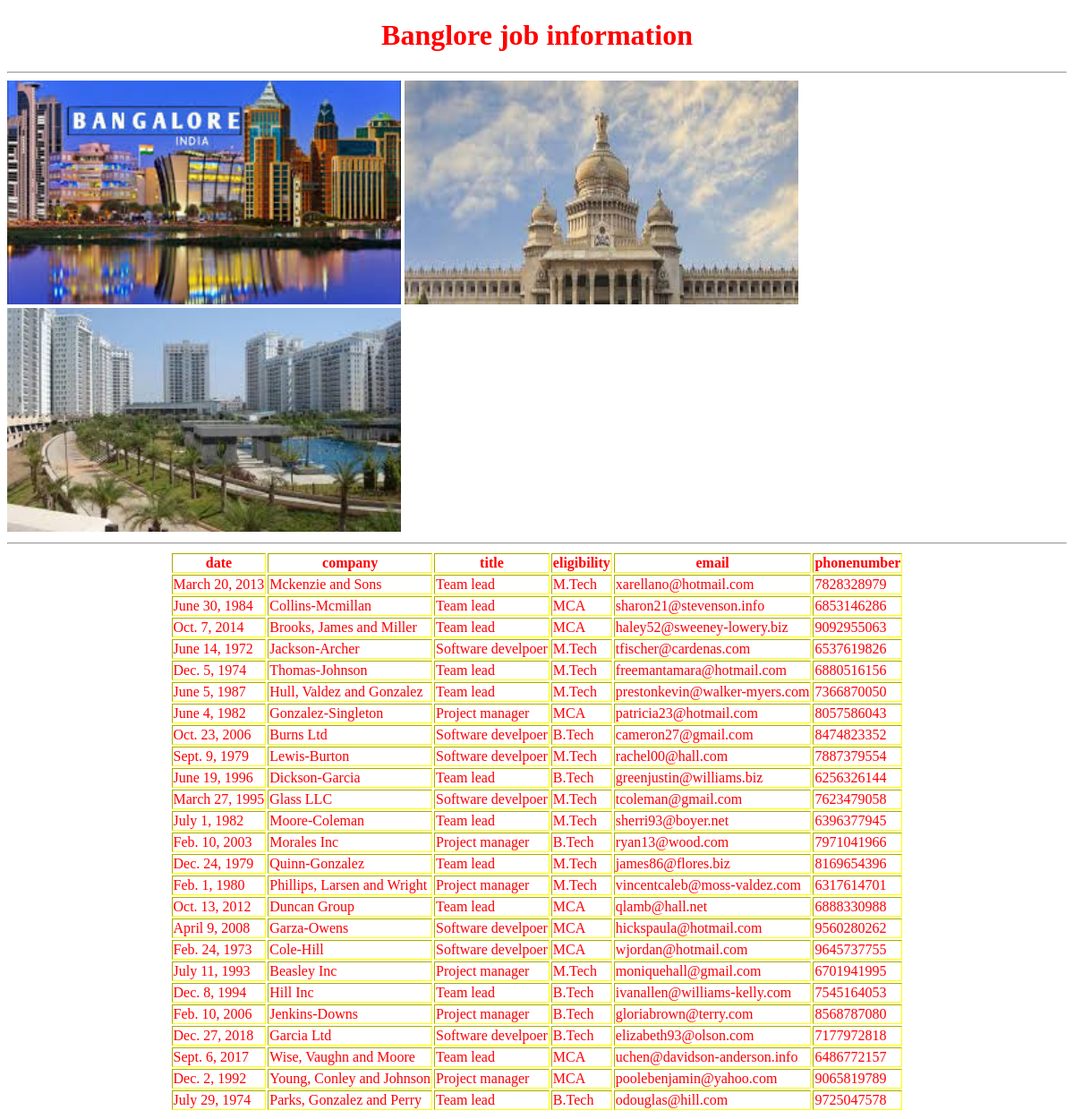
The page /banglorejobs/ on the database its author committed.
### testapp/models.py (models this page shows)
class Bang_jobs(models.Model):
    date = models.DateField()
    company = models.CharField(max_length=50)
    title = models.CharField(max_length=50)
    eligibility = models.CharField(max_length=50)
    email = models.EmailField()
    phonenumber = models.BigIntegerField()

### testapp/views.py (the view)
# urls.py: path('banglorejobs/',views.banglorejobsinfo),
def banglorejobsinfo(request):
    bangjob_record=Bang_jobs.objects.all()
    my_dict={'bangjob_record':bangjob_record}
    return render(request,'testapp/bangjobs.html',context=my_dict)

### templates/testapp/bangjobs.html (shortened to what this page needs)
<!DOCTYPE html>
<html lang="en">
{% load static %}
<head>
    <link rel="stylesheet" href="{% static 'css/demo1.css' %}">
</head>
<body>
<h1 align="center">Banglore job information</h1><hr>
<img src="{% static 'images/banglore1.jpg' %} " width="440px" height="250px">
<img src="{% static 'images/banglore2.jpg' %}"width="440px" height="250px">
<img src="{% static 'images/banglore3.jpg' %}"width="440px" height="250px"><hr>
{% if bangjob_record %}
    <table id="tab" border="1px" align="center">
      <thead>
         <th>date</th>
         <th>company</th>
         <th>title </th>
         <th> eligibility </th>
         <th>email </th>
         <th>phonenumber </th>
      </thead>
    {% for job in bangjob_record %}
        <tr>
          <td>{{ job.date  }}</td>
          <td>{{ job.company }}</td>
          <td>{{job.title  }}</td>
          <td>{{ job.eligibility }}</td>
          <td>{{ job.email }}</td>
          <td>{{job.phonenumber  }}</td>
        </tr>
    {% endfor %}
    </table>
    {% else %}
    <p>no jobs found</p>
{% endif %}
</body>
</html>

### static/css/demo1.css (style rules this page uses)
body { background: url("https://images.unsplash.com/photo-1539678955859-9f368343753f?ixlib=rb-1.2.1&ixid=MXwxMjA3fDB8MHxleHBsb3JlLWZlZWR8OHx8fGVufDB8fHw%3D&auto=format&fit=crop&w=500&q=60"); background-repeat:no-repeat; background-size: cover; }
h1 { color: red; }
table { border: yellow; color: red; }

### rows shown on the page
Bang_jobs: date "March 20, 2013", company "Mckenzie and Sons", title "Team lead", eligibility "M.Tech", email "xarellano@hotmail.com", phonenumber "7828328979"
Bang_jobs: date "June 30, 1984", company "Collins-Mcmillan", title "Team lead", eligibility "MCA", email "sharon21@stevenson.info", phonenumber "6853146286"
Bang_jobs: date "Oct. 7, 2014", company "Brooks, James and Miller", title "Team lead", eligibility "MCA", email "haley52@sweeney-lowery.biz", phonenumber "9092955063"
Bang_jobs: date "June 14, 1972", company "Jackson-Archer", title "Software develpoer", eligibility "M.Tech", email "tfischer@cardenas.com", phonenumber "6537619826"
Bang_jobs: date "Dec. 5, 1974", company "Thomas-Johnson", title "Team lead", eligibility "M.Tech", email "freemantamara@hotmail.com", phonenumber "6880516156"
Bang_jobs: date "June 5, 1987", company "Hull, Valdez and Gonzalez", title "Team lead", eligibility "M.Tech", email "prestonkevin@walker-myers.com", phonenumber "7366870050"
Bang_jobs: date "June 4, 1982", company "Gonzalez-Singleton", title "Project manager", eligibility "MCA", email "patricia23@hotmail.com", phonenumber "8057586043"
Bang_jobs: date "Oct. 23, 2006", company "Burns Ltd", title "Software develpoer", eligibility "B.Tech", email "cameron27@gmail.com", phonenumber "8474823352"
Bang_jobs: date "Sept. 9, 1979", company "Lewis-Burton", title "Software develpoer", eligibility "M.Tech", email "rachel00@hall.com", phonenumber "7887379554"
Bang_jobs: date "June 19, 1996", company "Dickson-Garcia", title "Team lead", eligibility "B.Tech", email "greenjustin@williams.biz", phonenumber "6256326144"
Bang_jobs: date "March 27, 1995", company "Glass LLC", title "Software develpoer", eligibility "M.Tech", email "tcoleman@gmail.com", phonenumber "7623479058"
Bang_jobs: date "July 1, 1982", company "Moore-Coleman", title "Team lead", eligibility "M.Tech", email "sherri93@boyer.net", phonenumber "6396377945"
Bang_jobs: date "Feb. 10, 2003", company "Morales Inc", title "Project manager", eligibility "B.Tech", email "ryan13@wood.com", phonenumber "7971041966"
Bang_jobs: date "Dec. 24, 1979", company "Quinn-Gonzalez", title "Team lead", eligibility "M.Tech", email "james86@flores.biz", phonenumber "8169654396"
Bang_jobs: date "Feb. 1, 1980", company "Phillips, Larsen and Wright", title "Project manager", eligibility "M.Tech", email "vincentcaleb@moss-valdez.com", phonenumber "6317614701"
Bang_jobs: date "Oct. 13, 2012", company "Duncan Group", title "Team lead", eligibility "MCA", email "qlamb@hall.net", phonenumber "6888330988"
Bang_jobs: date "April 9, 2008", company "Garza-Owens", title "Software develpoer", eligibility "MCA", email "hickspaula@hotmail.com", phonenumber "9560280262"
Bang_jobs: date "Feb. 24, 1973", company "Cole-Hill", title "Software develpoer", eligibility "MCA", email "wjordan@hotmail.com", phonenumber "9645737755"
Bang_jobs: date "July 11, 1993", company "Beasley Inc", title "Project manager", eligibility "M.Tech", email "moniquehall@gmail.com", phonenumber "6701941995"
Bang_jobs: date "Dec. 8, 1994", company "Hill Inc", title "Team lead", eligibility "B.Tech", email "ivanallen@williams-kelly.com", phonenumber "7545164053"
Bang_jobs: date "Feb. 10, 2006", company "Jenkins-Downs", title "Project manager", eligibility "B.Tech", email "gloriabrown@terry.com", phonenumber "8568787080"
Bang_jobs: date "Dec. 27, 2018", company "Garcia Ltd", title "Software develpoer", eligibility "B.Tech", email "elizabeth93@olson.com", phonenumber "7177972818"
Bang_jobs: date "Sept. 6, 2017", company "Wise, Vaughn and Moore", title "Team lead", eligibility "MCA", email "uchen@davidson-anderson.info", phonenumber "6486772157"
Bang_jobs: date "Dec. 2, 1992", company "Young, Conley and Johnson", title "Project manager", eligibility "MCA", email "poolebenjamin@yahoo.com", phonenumber "9065819789"
Bang_jobs: date "July 29, 1974", company "Parks, Gonzalez and Perry", title "Team lead", eligibility "B.Tech", email "odouglas@hill.com", phonenumber "9725047578"
